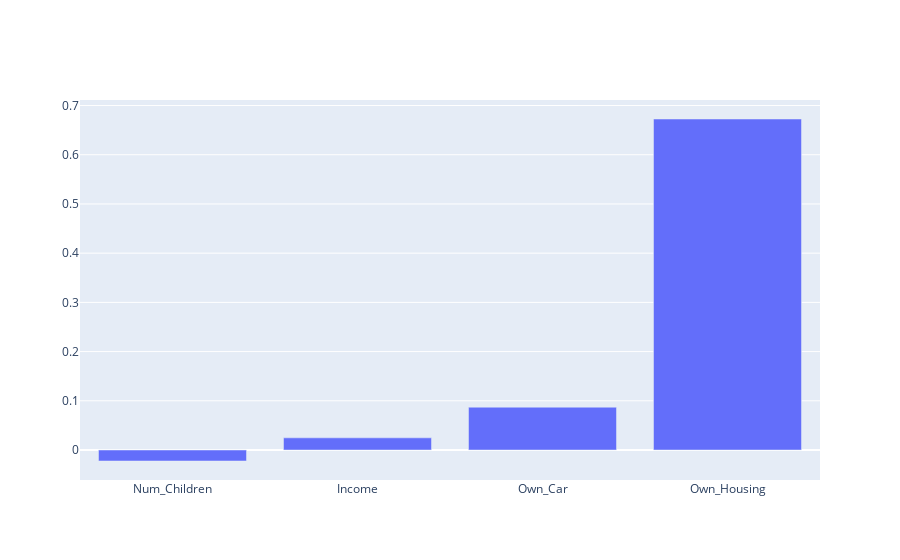
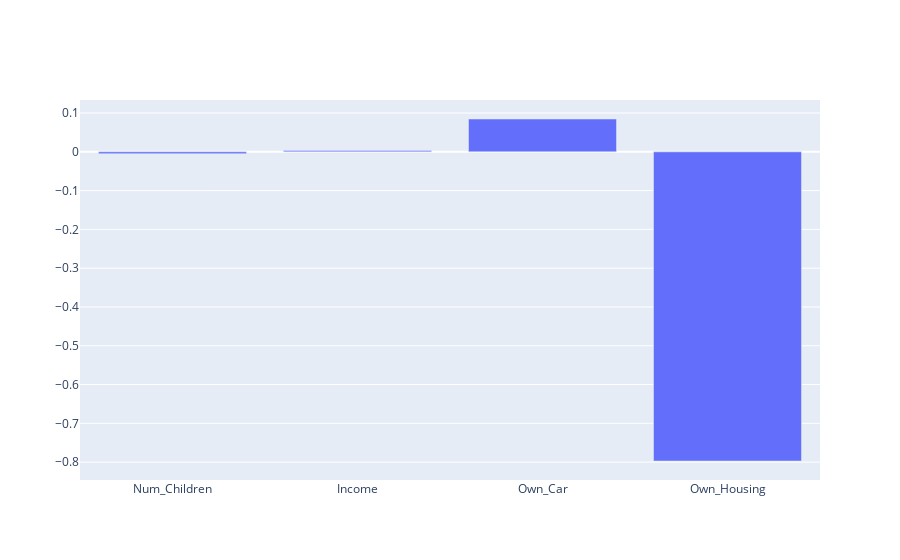

Notebook cell for these charts, in order:
### Code cell
sensitive = 'Group' # sensible variable one wants to test for biases
labels = {0:'GROUP A',1:'GROUP B'} # 0 - Female and 1 - Male
fd.understand_shap(labels,sensitive,1,0)

### Figure 1 — Plotly figure (JSON) as saved in the notebook; plotly's stock layout.template omitted (floating-point values rounded to 4 significant figures)
{"data": [{"type": "bar", "x": ["Num_Children", "Income", "Own_Car", "Own_Housing"], "y": [-0.02231, 0.02477, 0.08703, 0.6726]}], "layout": {}}

### Figure 2 — Plotly figure (JSON) as saved in the notebook; plotly's stock layout.template omitted (floating-point values rounded to 4 significant figures)
{"data": [{"type": "bar", "x": ["Num_Children", "Income", "Own_Car", "Own_Housing"], "y": [-0.00474, 0.00321, 0.08463, -0.7971]}], "layout": {}}
